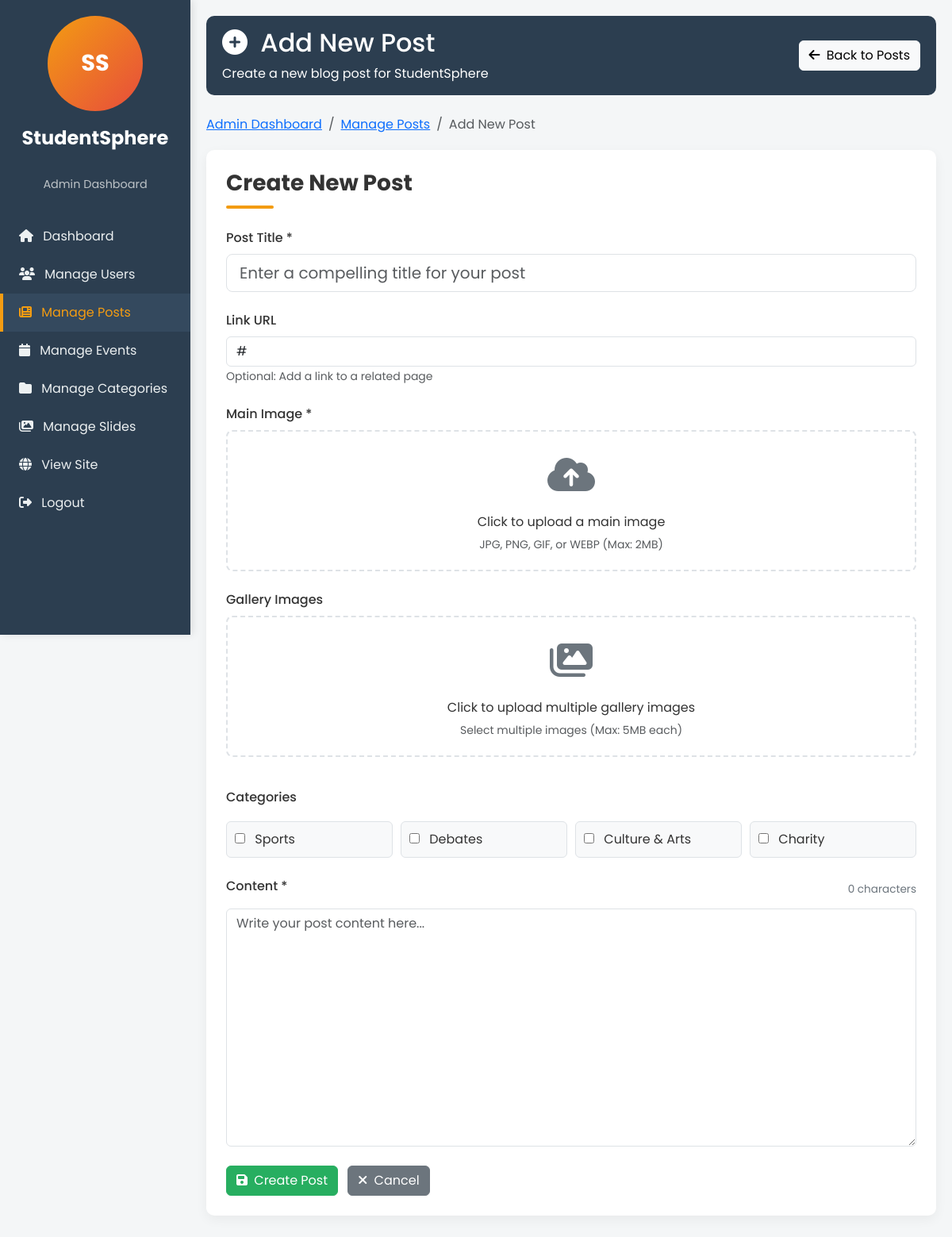
The app's page /add_post.php (signed in) with its own data.
### tables this page shows
CREATE TABLE `categories` (
  `id` int(11) NOT NULL,
  `name` varchar(100) NOT NULL,
  `description` text DEFAULT NULL,
  `created_at` timestamp NOT NULL DEFAULT current_timestamp(),
  `icon` varchar(255) DEFAULT 'fas fa-folder',
  `link` varchar(255) DEFAULT '#'
);

### add_post.php (the view, shortened to what this page needs)
<?php
require_once 'config.php';
$categories_result = $conn->query("SELECT id, name FROM categories");
$categories = [];
if ($categories_result && $categories_result->num_rows > 0) {
    while ($cat = $categories_result->fetch_assoc()) {
        $categories[] = $cat;
    }
}
?>
<!DOCTYPE html>
<html lang="en">
<head>
  <link href="https://cdn.jsdelivr.net/npm/bootstrap@5.3.2/dist/css/bootstrap.min.css" rel="stylesheet">
  <link rel="stylesheet" href="https://cdnjs.cloudflare.com/ajax/libs/font-awesome/6.4.0/css/all.min.css">
</head>
<body>
<div class="sidebar">
  <div class="text-center mb-3">
    <div style="background: linear-gradient(135deg, #f39c12, #e74c3c); width: 120px; height: 120px; border-radius: 50%; display: flex; align-items: center; justify-content: center; margin: 0 auto;">
      <span style="color: white; font-weight: 700; font-size: 1.8rem;">SS</span>
    </div>
  </div>
  <div class="logo-text">StudentSphere</div>
  <div class="tagline">Admin Dashboard</div>
  <a href="admin_dashboard.php"><i class="fas fa-home me-2"></i> Dashboard</a>
  <a href="manage_users.php"><i class="fas fa-users me-2"></i> Manage Users</a>
  <a href="manage_posts.php" class="active"><i class="fas fa-newspaper me-2"></i> Manage Posts</a>
  <a href="manage_events.php"><i class="fas fa-calendar me-2"></i> Manage Events</a>
  <a href="manage_categories.php"><i class="fas fa-folder me-2"></i> Manage Categories</a>
  <a href="manage_slides.php"><i class="fas fa-images me-2"></i> Manage Slides</a>
  <a href="../index.php"><i class="fas fa-globe me-2"></i> View Site</a>
  <a href="../logout.php"><i class="fas fa-sign-out-alt me-2"></i> Logout</a>
</div>
<div class="content">
  <div class="admin-container">
    <div class="admin-header">
      <div>
        <h2><i class="fas fa-plus-circle me-2"></i> Add New Post</h2>
        <p class="mb-0">Create a new blog post for StudentSphere</p>
      </div>
      <div>
        <a href="manage_posts.php" class="btn btn-light"><i class="fas fa-arrow-left me-1"></i> Back to Posts</a>
      </div>
    </div>
    <nav aria-label="breadcrumb">
      <ol class="breadcrumb">
        <li class="breadcrumb-item"><a href="admin_dashboard.php">Admin Dashboard</a></li>
        <li class="breadcrumb-item"><a href="manage_posts.php">Manage Posts</a></li>
        <li class="breadcrumb-item active" aria-current="page">Add New Post</li>
      </ol>
    </nav>
    <div class="admin-card">
      <h3 class="section-title">Create New Post</h3>
      <form method="post" action="" enctype="multipart/form-data">
        <div class="mb-4">
          <label for="title" class="form-label">Post Title *</label>
          <input type="text" id="title" name="title" class="form-control form-control-lg"
                 value="<?= isset($_POST['title']) ? htmlspecialchars($_POST['title']) : '' ?>"
                 required placeholder="Enter a compelling title for your post">
        </div>
        <div class="mb-4">
          <label for="link_url" class="form-label">Link URL</label>
          <input type="url" id="link_url" name="link_url" class="form-control"
                 value="<?= isset($_POST['link_url']) ? htmlspecialchars($_POST['link_url']) : '#' ?>"
                 placeholder="https://example.com/related-page">
          <small class="text-muted">Optional: Add a link to a related page</small>
        </div>
        <div class="mb-4">
          <label class="form-label">Main Image *</label>
          <div class="upload-area" onclick="document.getElementById('main_image').click()">
            <div class="upload-icon">
              <i class="fas fa-cloud-upload-alt"></i>
            </div>
            <p class="mb-1">Click to upload a main image</p>
            <small class="text-muted">JPG, PNG, GIF, or WEBP (Max: 2MB)</small>
          </div>
        </div>
        <div class="mb-4">
          <label class="form-label">Gallery Images</label>
          <div class="upload-area" onclick="document.getElementById('gallery_images').click()">
            <div class="upload-icon">
              <i class="fas fa-images"></i>
            </div>
            <p class="mb-1">Click to upload multiple gallery images</p>
            <small class="text-muted">Select multiple images (Max: 5MB each)</small>
          </div>
        </div>
        <div class="mb-4">
          <label class="form-label">Categories</label>
          <div class="category-checkboxes">
            <?php foreach ($categories as $cat): ?>
              <label class="category-checkbox">
                <input type="checkbox" name="categories[]" value="<?= $cat['id'] ?>">
                <?= htmlspecialchars($cat['name']) ?>
              </label>
            <?php endforeach; ?>
          </div>
        </div>
        <div class="mb-4">
          <div class="d-flex justify-content-between align-items-center mb-2">
            <label for="content" class="form-label">Content *</label>
            <span class="character-count" id="characterCount">0 characters</span>
          </div>
          <textarea id="content" name="content" class="form-control" rows="12"
                    placeholder="Write your post content here..."
                    required><?= isset($_POST['content']) ? htmlspecialchars($_POST['content']) : '' ?></textarea>
        </div>
        <div class="button-group mt-4">
          <button type="submit" class="btn btn-success me-2"><i class="fas fa-save me-1"></i> Create Post</button>
          <a href="manage_posts.php" class="btn btn-secondary"><i class="fas fa-times me-1"></i> Cancel</a>
        </div>
      </form>
    </div>
  </div>
</div>
</body>
</html>

### add_post.php (style rules this page uses)
:root { --primary: #2c3e50; --accent: #f39c12; --secondary: #27ae60; --light: #f4f6f7; --dark: #2c3e50; }
body { font-family: 'Poppins', sans-serif; background-color: var(--light); color: #333; }
.sidebar { height: 100vh; background: var(--primary); color: #fff; position: fixed; top: 0; left: 0; width: 240px; padding-top: 20px; box-shadow: 3px 0 10px rgba(0,0,0,0.1); z-index: 1000; overflow-y: auto; }
.sidebar a { display: block; padding: 12px 20px; color: #ecf0f1; text-decoration: none; transition: all 0.3s; border-left: 4px solid transparent; }
.sidebar a:hover, .sidebar a.active { background: #34495e; color: var(--accent); border-left: 4px solid var(--accent); }
.content { margin-left: 240px; padding: 20px; }
.admin-container { max-width: 1000px; margin: 0 auto; }
.admin-header { background: var(--primary); color: white; padding: 15px 20px; border-radius: 10px; margin-bottom: 25px; display: flex; justify-content: space-between; align-items: center; }
.admin-card { background: white; border-radius: 10px; padding: 25px; margin-bottom: 25px; box-shadow: 0 5px 15px rgba(0,0,0,0.05); }
.btn-success { background-color: var(--secondary); border-color: var(--secondary); }
.btn-secondary { background-color: #6c757d; border-color: #6c757d; }
.section-title { position: relative; padding-bottom: 15px; margin-bottom: 25px; font-weight: 700; }
.section-title:after { content: ''; position: absolute; bottom: 0; left: 0; width: 60px; height: 4px; background: var(--accent); border-radius: 2px; }
.breadcrumb { background-color: transparent; padding: 0; margin-bottom: 20px; }
.form-label { font-weight: 500; }
.logo-text { font-weight: 700; font-size: 1.5rem; text-align: center; margin-bottom: 30px; color: white; padding: 0 15px; }
.tagline { font-size: 0.9rem; color: #bdc3c7; text-align: center; margin-bottom: 30px; }
#content { min-height: 300px; }
.character-count { font-size: 0.85rem; color: #6c757d; text-align: right; }
.upload-area { border: 2px dashed #dee2e6; border-radius: 8px; padding: 20px; text-align: center; cursor: pointer; transition: all 0.3s; }
.upload-icon { font-size: 3rem; color: #6c757d; margin-bottom: 10px; }
.category-checkboxes { display: grid; grid-template-columns: repeat(auto-fill, minmax(200px, 1fr)); gap: 10px; margin-top: 10px; }
.category-checkbox { background: #f8f9fa; padding: 10px; border-radius: 6px; border: 1px solid #dee2e6; transition: all 0.2s; }
.category-checkbox input[type="checkbox"] { margin-right: 8px; }

### records on screen
categories: name "Sports"
categories: name "Debates"
categories: name "Culture & Arts"
categories: name "Charity"
